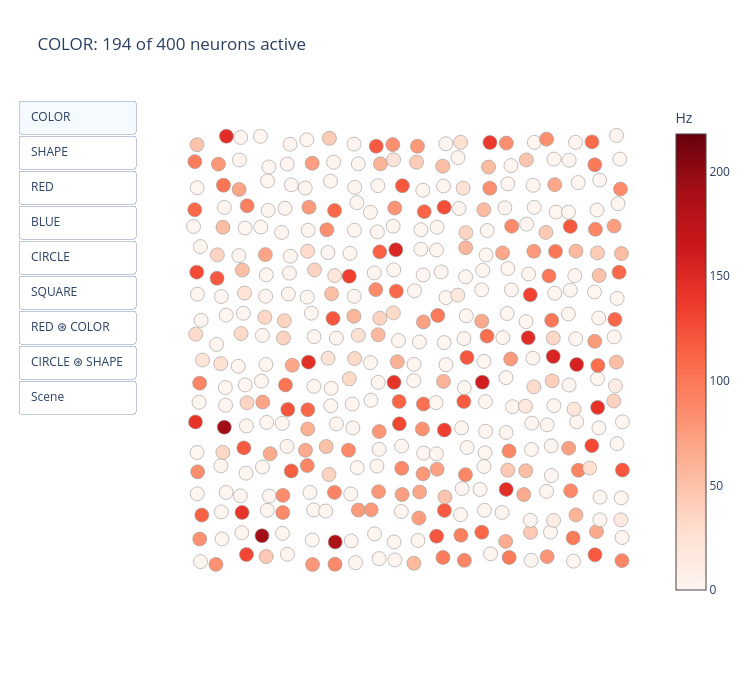

Notebook source saved alongside this figure:
### Code cell
import plotly.graph_objects as go

# If the bundle was added in an earlier cell, remove it so it doesn't show up
stim_rates.pop("BUNDLE: RED + CIRCLE", None)

# Pattern similarity: correlation between two activity patterns across all neurons 
all_rates = np.array([stim_rates[s] for s in stim_rates]) # (stimuli x neurons)
neuron_means = all_rates.mean(axis=0)                     # each neuron's average rate

def pattern_sim(rates_a, rates_b):
    return np.corrcoef(rates_a - neuron_means, rates_b - neuron_means)[0, 1] # We remove the neuron's baseline before correlating (taken from RSA, Kriegeskorte et al. 2008)

# What each combination is made of
parts = {
    "RED ⊛ COLOR": ["RED", "COLOR"],
    "CIRCLE ⊛ SHAPE": ["CIRCLE", "SHAPE"],
    "Scene": ["RED ⊛ COLOR", "CIRCLE ⊛ SHAPE"],
}

def make_title(s):
    rates = stim_rates[s]
    title = f"{s}: {np.sum(rates > 0)} of {N} neurons active"
    if s in parts:
        sims = [f"{p}: {pattern_sim(rates, stim_rates[p]):.2f}" for p in parts[s]]
        title += "<br><sup>Pattern similarity with its parts: " + " | ".join(sims) + "</sup>"
    return title

names = list(stim_rates.keys())

# One scatter plot of the 400 neurons, coloured by the first stimulus
fig = go.Figure(go.Scatter(
    x=pos[:, 0], y=pos[:, 1], mode='markers',
    marker=dict(size=14, color=stim_rates[names[0]],
                colorscale='Reds', cmin=0, cmax=vmax,
                line=dict(color='#999999', width=0.6),
                colorbar=dict(title='Hz')),
    text=[f"Neuron {i}" for i in range(N)],
    hovertemplate="%{text}<br>%{marker.color:.0f} Hz<extra></extra>"))

# One button per stimulus: clicking it swaps the colours and the title
buttons = []
for s in names:
    buttons.append(dict(
        label=s, method='update',
        args=[{'marker.color': [stim_rates[s]]},
              {'title': make_title(s)}]))

fig.update_layout(
    updatemenus=[dict(type='buttons', direction='down', buttons=buttons,
                      x=-0.05, xanchor='right', y=1, yanchor='top')],
    title=make_title(names[0]),
    width=750, height=680, plot_bgcolor='white',
    xaxis=dict(visible=False), yaxis=dict(visible=False, scaleanchor='x'),
    margin=dict(l=160, t=100))

fig.show()

### Figure 1 — Plotly figure (JSON) as saved in the notebook; plotly's stock layout.template omitted (floating-point values rounded to 4 significant figures; data arrays with more than 128 entries replaced by an {"elided": "..."} marker saying what was removed)
{"data": [{"hovertemplate": "%{text}<br>%{marker.color:.0f} Hz<extra></extra>", "marker": {"cmax": 218, "cmin": 0, "color": {"elided": "400 float values"}, "colorbar": {"title": {"text": "Hz"}}, "colorscale": [[0, "rgb(255,245,240)"], [0.125, "rgb(254,224,210)"], [0.25, "rgb(252,187,161)"], [0.375, "rgb(252,146,114)"], [0.5, "rgb(251,106,74)"], [0.625, "rgb(239,59,44)"], [0.75, "rgb(203,24,29)"], [0.875, "rgb(165,15,21)"], [1, "rgb(103,0,13)"]], "line": {"color": "#999999", "width": 0.6}, "size": 14}, "mode": "markers", "text": {"elided": "400 str values"}, "type": "scatter", "x": {"elided": "400 float values"}, "y": {"elided": "400 float values"}}], "layout": {"height": 680, "margin": {"l": 160, "t": 100}, "plot_bgcolor": "white", "title": {"text": "COLOR: 194 of 400 neurons active"}, "updatemenus": [{"buttons": [{"args": [{"marker.color": {"elided": "1x400 int values"}}, {"title": "COLOR: 194 of 400 neurons active"}], "label": "COLOR", "method": "update"}, {"args": [{"marker.color": {"elided": "1x400 int values"}}, {"title": "SHAPE: 206 of 400 neurons active"}], "label": "SHAPE", "method": "update"}, {"args": [{"marker.color": {"elided": "1x400 int values"}}, {"title": "RED: 192 of 400 neurons active"}], "label": "RED", "method": "update"}, {"args": [{"marker.color": {"elided": "1x400 int values"}}, {"title": "BLUE: 197 of 400 neurons active"}], "label": "BLUE", "method": "update"}, {"args": [{"marker.color": {"elided": "1x400 int values"}}, {"title": "CIRCLE: 201 of 400 neurons active"}], "label": "CIRCLE", "method": "update"}, {"args": [{"marker.color": {"elided": "1x400 int values"}}, {"title": "SQUARE: 199 of 400 neurons active"}], "label": "SQUARE", "method": "update"}, {"args": [{"marker.color": {"elided": "1x400 int values"}}, {"title": "RED ⊛ COLOR: 201 of 400 neurons active<br><sup>Pattern similarity with its parts: RED: -0.00 | COLOR: -0.14</sup>"}], "label": "RED ⊛ COLOR", "method": "update"}, {"args": [{"marker.color": {"elided": "1x400 int values"}}, {"title": "CIRCLE ⊛ SHAPE: 194 of 400 neurons active<br><sup>Pattern similarity with its parts: CIRCLE: -0.05 | SHAPE: -0.52</sup>"}], "label": "CIRCLE ⊛ SHAPE", "method": "update"}, {"args": [{"marker.color": {"elided": "1x400 int values"}}, {"title": "Scene: 200 of 400 neurons active<br><sup>Pattern similarity with its parts: RED ⊛ COLOR: 0.76 | CIRCLE ⊛ SHAPE: 0.68</sup>"}], "label": "Scene", "method": "update"}], "direction": "down", "type": "buttons", "x": -0.05, "xanchor": "right", "y": 1, "yanchor": "top"}], "width": 750, "xaxis": {"visible": false}, "yaxis": {"scaleanchor": "x", "visible": false}}}
